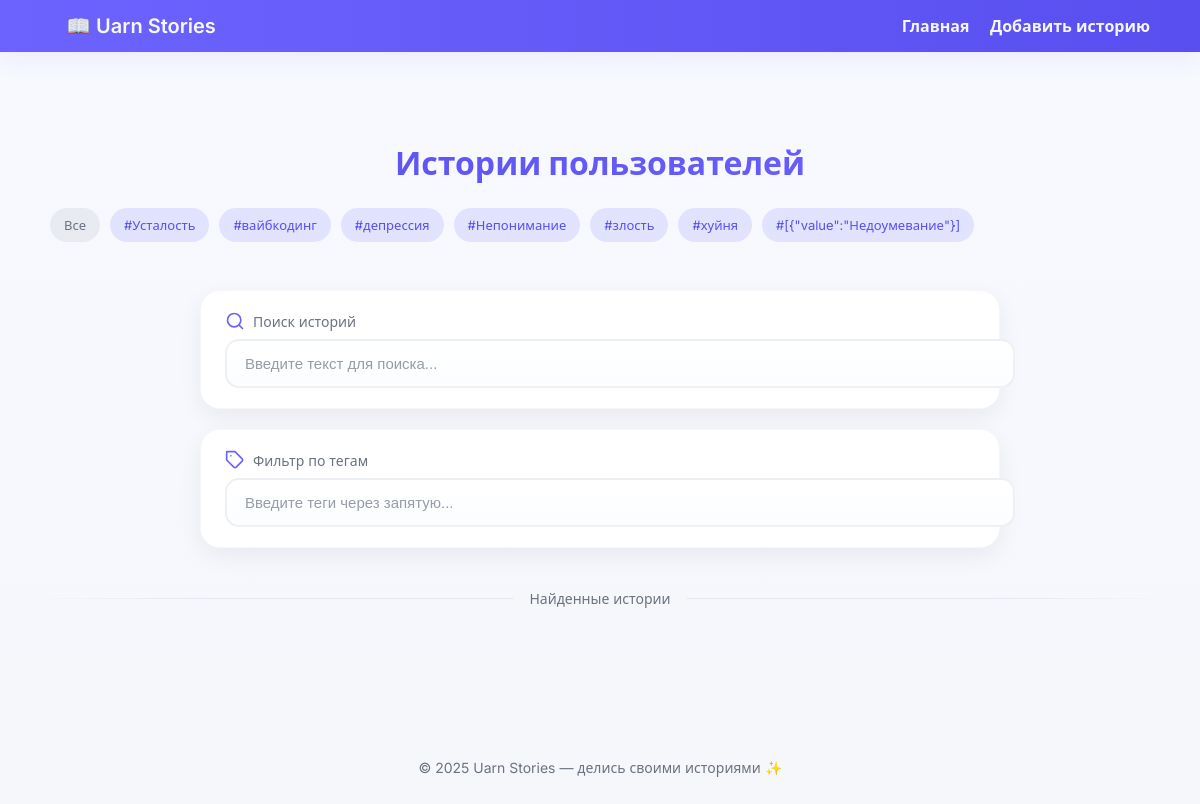
Before: / with the older database file.
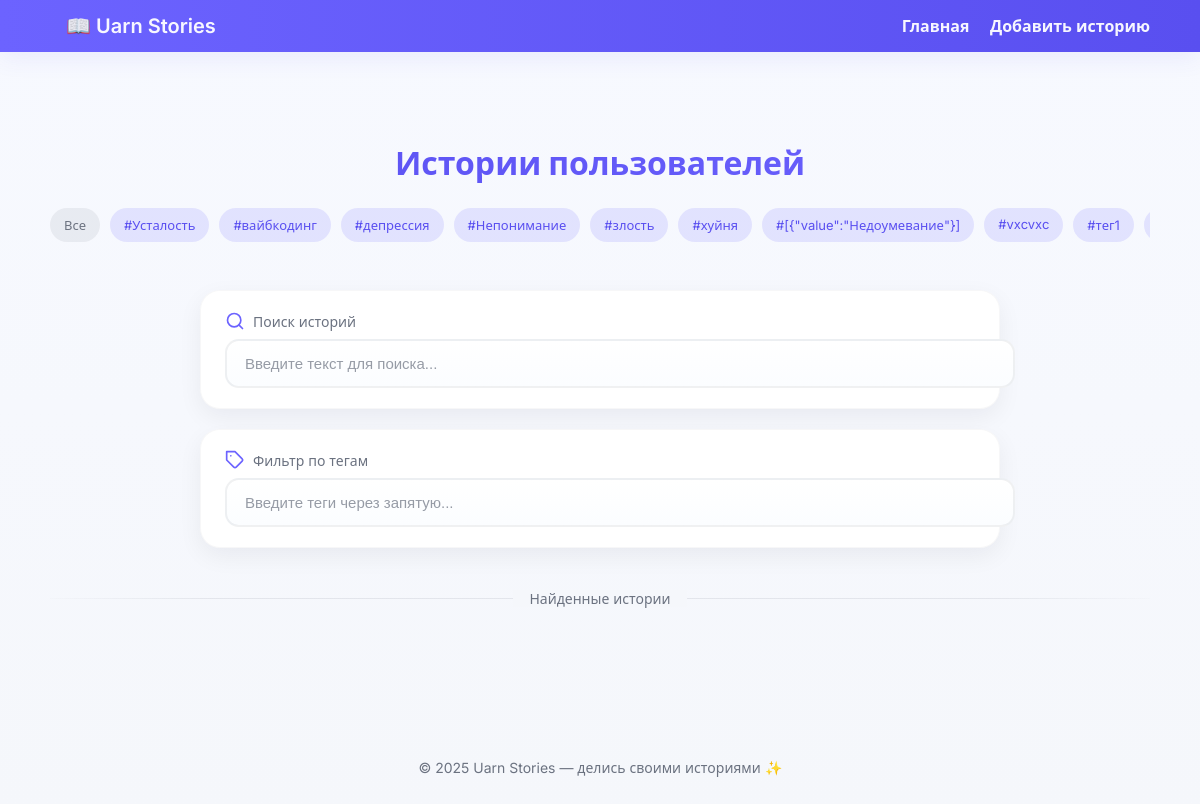
After: the same page with the newer database file.
### stories/models.py (models this page shows, shortened)
class Tag(models.Model):
    name = models.CharField(max_length=50, unique=True)

### stories/views.py (the view)
# urls.py: path('', views.index, name='index'),
def index(request):
    stories = Story.objects.all()
    tags = Tag.objects.all()
    tag_filter = request.GET.get('tag')
    if tag_filter:
        stories = stories.filter(tags__name=tag_filter)
    return render(request, 'stories/index.html', {
        'stories': stories,
        'tags': tags,
        'selected_tag': tag_filter,
    })

### stories/templates/stories/index.html (shortened to what this page needs)
{% extends 'stories/base.html' %}
{% load static %}
{% block content %}
<div class="container">
    <h1>Истории пользователей</h1>
    <div class="tag-list">
        <a href="#" class="tag all active" data-query="">Все</a>
        {% for tag in tags %}
            <a href="#" class="tag" data-query="#{{ tag.name }}">#{{ tag.name }}</a>
        {% endfor %}
    </div>
  <div class="search-section">
    <div class="search-group">
      <label for="searchBox" class="search-label">
        <svg class="search-icon" xmlns="http://www.w3.org/2000/svg" width="20" height="20" viewBox="0 0 24 24" fill="none" stroke="currentColor" stroke-width="2" stroke-linecap="round" stroke-linejoin="round">
          <circle cx="11" cy="11" r="8"></circle>
          <line x1="21" y1="21" x2="16.65" y2="16.65"></line>
        </svg>
        Поиск историй
      </label>
      <input id="searchBox" placeholder="Введите текст для поиска..." class="search-input">
    </div>
    <div class="search-group">
      <label for="tagFilter" class="search-label">
        Фильтр по тегам
      </label>
      <input id="tagFilter" placeholder="Введите теги через запятую..." class="search-input" />
    </div>
  </div>
  <div class="section-divider">
    <span class="divider-text">Найденные истории</span>
  </div>
</div>
<link rel="stylesheet" href="https://cdn.jsdelivr.net/npm/@yaireo/tagify/dist/tagify.css">
{% endblock %}

Changed rows visible on the page:
added Tag: name "vxcvxc"
added Tag: name "тег1"
